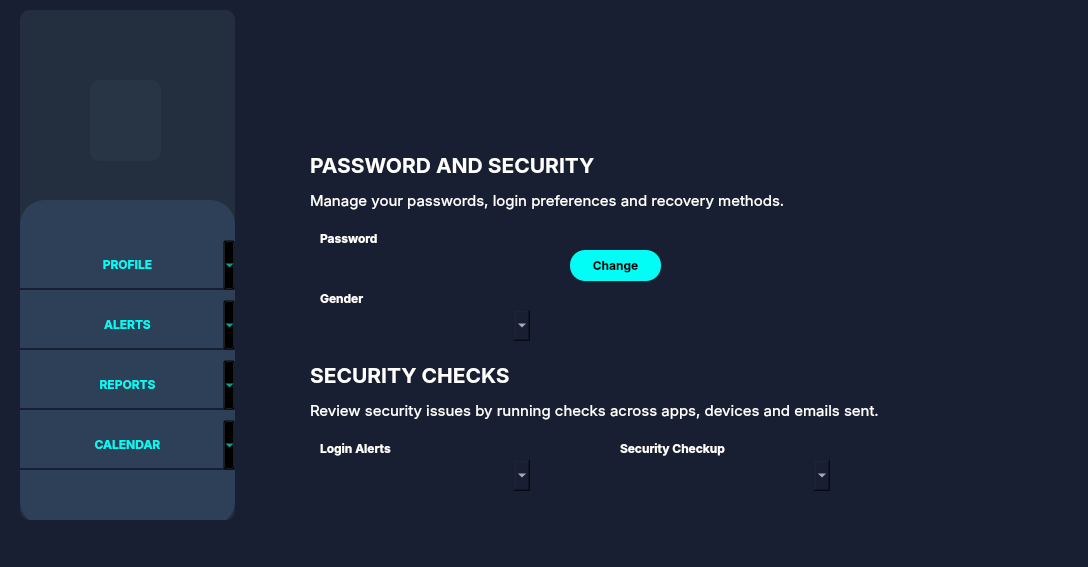
<?xml version="1.0" encoding="UTF-8"?>
<ui version="4.0">
 <class>passwordSec</class>
 <widget class="QMainWindow" name="passwordSec">
  <property name="geometry">
   <rect>
    <x>0</x>
    <y>0</y>
    <width>1088</width>
    <height>567</height>
   </rect>
  </property>
  <property name="windowTitle">
   <string>passwordSec</string>
  </property>
  <property name="styleSheet">
   <string notr="true">background-color: #191F32;</string>
  </property>
  <widget class="QWidget" name="centralwidget">
   <widget class="QLabel" name="label_5">
    <property name="geometry">
     <rect>
      <x>310</x>
      <y>0</y>
      <width>111</width>
      <height>121</height>
     </rect>
    </property>
    <property name="styleSheet">
     <string notr="true">background-color: transparent;</string>
    </property>
    <property name="text">
     <string/>
    </property>
   </widget>
   <widget class="QLabel" name="label_7">
    <property name="geometry">
     <rect>
      <x>310</x>
      <y>190</y>
      <width>631</width>
      <height>21</height>
     </rect>
    </property>
    <property name="font">
     <font>
      <family>Inter</family>
      <pointsize>11</pointsize>
     </font>
    </property>
    <property name="styleSheet">
     <string notr="true">background-color: transparent; color: white;</string>
    </property>
    <property name="text">
     <string>Manage your passwords, login preferences and recovery methods.</string>
    </property>
   </widget>
   <widget class="QLabel" name="label_3">
    <property name="geometry">
     <rect>
      <x>260</x>
      <y>10</y>
      <width>781</width>
      <height>511</height>
     </rect>
    </property>
    <property name="text">
     <string/>
    </property>
    <property name="pixmap">
     <pixmap>../../../../Downloads/bg.png</pixmap>
    </property>
   </widget>
   <widget class="QLabel" name="label_6">
    <property name="geometry">
     <rect>
      <x>310</x>
      <y>150</y>
      <width>301</width>
      <height>31</height>
     </rect>
    </property>
    <property name="font">
     <font>
      <family>Inter</family>
      <pointsize>16</pointsize>
      <bold>true</bold>
     </font>
    </property>
    <property name="styleSheet">
     <string notr="true">background-color: transparent;
color: white;</string>
    </property>
    <property name="text">
     <string>PASSWORD AND SECURITY</string>
    </property>
   </widget>
   <widget class="QFrame" name="frame">
    <property name="geometry">
     <rect>
      <x>20</x>
      <y>10</y>
      <width>215</width>
      <height>510</height>
     </rect>
    </property>
    <property name="styleSheet">
     <string notr="true">QFrame {
    background-color: rgba(44, 60, 75, 0.5);
    border-radius: 10px;
}</string>
    </property>
    <property name="frameShape">
     <enum>QFrame::StyledPanel</enum>
    </property>
    <property name="frameShadow">
     <enum>QFrame::Raised</enum>
    </property>
    <widget class="QWidget" name="widget" native="true">
     <property name="geometry">
      <rect>
       <x>0</x>
       <y>190</y>
       <width>215</width>
       <height>326</height>
      </rect>
     </property>
     <property name="styleSheet">
      <string notr="true">QWidget {
    background-color: rgba(57, 83, 113, 0.5);
    border-radius: 25px;
}</string>
     </property>
     <widget class="QToolButton" name="toolButton">
      <property name="geometry">
       <rect>
        <x>0</x>
        <y>40</y>
        <width>215</width>
        <height>50</height>
       </rect>
      </property>
      <property name="font">
       <font>
        <family>Inter</family>
        <pointsize>9</pointsize>
        <bold>true</bold>
       </font>
      </property>
      <property name="styleSheet">
       <string notr="true">QToolButton {
	background-color: transparent;
    color: #01FDF5;
	border-bottom: 2px solid #191F32;
	border-radius: 0px;
	padding: 5px;
}</string>
      </property>
      <property name="text">
       <string>PROFILE</string>
      </property>
      <property name="icon">
       <iconset>
        <normaloff>../../../../Downloads/profileIcon.png</normaloff>../../../../Downloads/profileIcon.png</iconset>
      </property>
      <property name="iconSize">
       <size>
        <width>24</width>
        <height>24</height>
       </size>
      </property>
      <property name="popupMode">
       <enum>QToolButton::MenuButtonPopup</enum>
      </property>
      <property name="toolButtonStyle">
       <enum>Qt::ToolButtonTextBesideIcon</enum>
      </property>
     </widget>
     <widget class="QToolButton" name="toolButton_2">
      <property name="geometry">
       <rect>
        <x>0</x>
        <y>100</y>
        <width>215</width>
        <height>50</height>
       </rect>
      </property>
      <property name="font">
       <font>
        <family>Inter</family>
        <pointsize>9</pointsize>
        <bold>true</bold>
       </font>
      </property>
      <property name="styleSheet">
       <string notr="true">QToolButton {
	background-color: transparent;
    color: #01FDF5;
	border-bottom: 2px solid #191F32;
	border-radius: 0px;
	padding: 5px;
}</string>
      </property>
      <property name="text">
       <string>ALERTS</string>
      </property>
      <property name="icon">
       <iconset>
        <normaloff>../../../../Downloads/alertIcon.png</normaloff>../../../../Downloads/alertIcon.png</iconset>
      </property>
      <property name="iconSize">
       <size>
        <width>24</width>
        <height>24</height>
       </size>
      </property>
      <property name="popupMode">
       <enum>QToolButton::MenuButtonPopup</enum>
      </property>
      <property name="toolButtonStyle">
       <enum>Qt::ToolButtonTextBesideIcon</enum>
      </property>
     </widget>
     <widget class="QToolButton" name="toolButton_3">
      <property name="geometry">
       <rect>
        <x>0</x>
        <y>160</y>
        <width>215</width>
        <height>50</height>
       </rect>
      </property>
      <property name="font">
       <font>
        <family>Inter</family>
        <pointsize>9</pointsize>
        <bold>true</bold>
       </font>
      </property>
      <property name="styleSheet">
       <string notr="true">QToolButton {
	background-color: transparent;
    color: #01FDF5;
	border-bottom: 2px solid #191F32;
	border-radius: 0px;
	padding: 5px;
}</string>
      </property>
      <property name="text">
       <string>REPORTS</string>
      </property>
      <property name="icon">
       <iconset>
        <normaloff>../../../../Downloads/folderIcon.png</normaloff>../../../../Downloads/folderIcon.png</iconset>
      </property>
      <property name="iconSize">
       <size>
        <width>24</width>
        <height>24</height>
       </size>
      </property>
      <property name="popupMode">
       <enum>QToolButton::MenuButtonPopup</enum>
      </property>
      <property name="toolButtonStyle">
       <enum>Qt::ToolButtonTextBesideIcon</enum>
      </property>
     </widget>
     <widget class="QToolButton" name="toolButton_4">
      <property name="geometry">
       <rect>
        <x>0</x>
        <y>220</y>
        <width>215</width>
        <height>50</height>
       </rect>
      </property>
      <property name="font">
       <font>
        <family>Inter</family>
        <pointsize>9</pointsize>
        <bold>true</bold>
       </font>
      </property>
      <property name="styleSheet">
       <string notr="true">QToolButton {
	background-color: transparent;
    color: #01FDF5;
	border-bottom: 2px solid #191F32;
	border-radius: 0px;
	padding: 5px;
}</string>
      </property>
      <property name="text">
       <string>CALENDAR</string>
      </property>
      <property name="icon">
       <iconset>
        <normaloff>../../../../Downloads/calendarIcon.png</normaloff>../../../../Downloads/calendarIcon.png</iconset>
      </property>
      <property name="iconSize">
       <size>
        <width>24</width>
        <height>24</height>
       </size>
      </property>
      <property name="popupMode">
       <enum>QToolButton::MenuButtonPopup</enum>
      </property>
      <property name="toolButtonStyle">
       <enum>Qt::ToolButtonTextBesideIcon</enum>
      </property>
     </widget>
    </widget>
    <widget class="QLabel" name="label">
     <property name="geometry">
      <rect>
       <x>-20</x>
       <y>0</y>
       <width>231</width>
       <height>51</height>
      </rect>
     </property>
     <property name="styleSheet">
      <string notr="true">background-color: transparent;</string>
     </property>
     <property name="text">
      <string/>
     </property>
     <property name="pixmap">
      <pixmap>../../../../Downloads/wardenfort.png</pixmap>
     </property>
    </widget>
    <widget class="QLabel" name="label_2">
     <property name="geometry">
      <rect>
       <x>55</x>
       <y>60</y>
       <width>111</width>
       <height>121</height>
      </rect>
     </property>
     <property name="styleSheet">
      <string notr="true">background-color: transparent;</string>
     </property>
     <property name="text">
      <string/>
     </property>
     <property name="pixmap">
      <pixmap>../../../../Downloads/circle.png</pixmap>
     </property>
    </widget>
    <widget class="QLabel" name="label_14">
     <property name="geometry">
      <rect>
       <x>70</x>
       <y>70</y>
       <width>71</width>
       <height>81</height>
      </rect>
     </property>
     <property name="text">
      <string/>
     </property>
    </widget>
   </widget>
   <widget class="QLabel" name="label_8">
    <property name="geometry">
     <rect>
      <x>300</x>
      <y>0</y>
      <width>141</width>
      <height>131</height>
     </rect>
    </property>
    <property name="styleSheet">
     <string notr="true">background-color: transparent;</string>
    </property>
    <property name="text">
     <string/>
    </property>
    <property name="pixmap">
     <pixmap>../../../../Downloads/Ellipse.png</pixmap>
    </property>
   </widget>
   <widget class="QPushButton" name="pushButton">
    <property name="geometry">
     <rect>
      <x>400</x>
      <y>90</y>
      <width>31</width>
      <height>24</height>
     </rect>
    </property>
    <property name="text">
     <string/>
    </property>
    <property name="icon">
     <iconset>
      <normaloff>../../../../Downloads/profileButton.png</normaloff>../../../../Downloads/profileButton.png</iconset>
    </property>
    <property name="iconSize">
     <size>
      <width>25</width>
      <height>24</height>
     </size>
    </property>
    <property name="flat">
     <bool>true</bool>
    </property>
   </widget>
   <widget class="QLabel" name="label_9">
    <property name="geometry">
     <rect>
      <x>320</x>
      <y>230</y>
      <width>71</width>
      <height>16</height>
     </rect>
    </property>
    <property name="font">
     <font>
      <family>Inter</family>
      <bold>true</bold>
     </font>
    </property>
    <property name="styleSheet">
     <string notr="true">background-color: transparent; color: white;</string>
    </property>
    <property name="text">
     <string>Password</string>
    </property>
   </widget>
   <widget class="QLineEdit" name="lineEdit">
    <property name="geometry">
     <rect>
      <x>310</x>
      <y>250</y>
      <width>220</width>
      <height>31</height>
     </rect>
    </property>
    <property name="styleSheet">
     <string notr="true">color: white;
padding: 10px;
border-radius: 15px;</string>
    </property>
   </widget>
   <widget class="QPushButton" name="pushButton_2">
    <property name="geometry">
     <rect>
      <x>570</x>
      <y>250</y>
      <width>91</width>
      <height>31</height>
     </rect>
    </property>
    <property name="font">
     <font>
      <family>Inter</family>
      <bold>true</bold>
     </font>
    </property>
    <property name="styleSheet">
     <string notr="true">background-color: #01FDF5;
color: black;
border-radius: 15px;</string>
    </property>
    <property name="text">
     <string>Change</string>
    </property>
   </widget>
   <widget class="QLabel" name="label_10">
    <property name="geometry">
     <rect>
      <x>320</x>
      <y>290</y>
      <width>71</width>
      <height>16</height>
     </rect>
    </property>
    <property name="font">
     <font>
      <family>Inter</family>
      <bold>true</bold>
     </font>
    </property>
    <property name="styleSheet">
     <string notr="true">background-color: transparent; color: white;</string>
    </property>
    <property name="text">
     <string>Gender</string>
    </property>
   </widget>
   <widget class="QComboBox" name="comboBox">
    <property name="geometry">
     <rect>
      <x>310</x>
      <y>310</y>
      <width>220</width>
      <height>31</height>
     </rect>
    </property>
    <property name="styleSheet">
     <string notr="true">color: white;
padding: 10px;
border-radius: 15px;</string>
    </property>
   </widget>
   <widget class="QLabel" name="label_11">
    <property name="geometry">
     <rect>
      <x>310</x>
      <y>400</y>
      <width>631</width>
      <height>21</height>
     </rect>
    </property>
    <property name="font">
     <font>
      <family>Inter</family>
      <pointsize>11</pointsize>
     </font>
    </property>
    <property name="styleSheet">
     <string notr="true">background-color: transparent; color: white;</string>
    </property>
    <property name="text">
     <string>Review security issues by running checks across apps, devices and emails sent.</string>
    </property>
   </widget>
   <widget class="QLabel" name="label_12">
    <property name="geometry">
     <rect>
      <x>310</x>
      <y>360</y>
      <width>301</width>
      <height>31</height>
     </rect>
    </property>
    <property name="font">
     <font>
      <family>Inter</family>
      <pointsize>16</pointsize>
      <bold>true</bold>
     </font>
    </property>
    <property name="styleSheet">
     <string notr="true">background-color: transparent;
color: white;</string>
    </property>
    <property name="text">
     <string>SECURITY CHECKS</string>
    </property>
   </widget>
   <widget class="QLabel" name="label_13">
    <property name="geometry">
     <rect>
      <x>320</x>
      <y>440</y>
      <width>71</width>
      <height>16</height>
     </rect>
    </property>
    <property name="font">
     <font>
      <family>Inter</family>
      <bold>true</bold>
     </font>
    </property>
    <property name="styleSheet">
     <string notr="true">background-color: transparent; color: white;</string>
    </property>
    <property name="text">
     <string>Login Alerts</string>
    </property>
   </widget>
   <widget class="QComboBox" name="comboBox_2">
    <property name="geometry">
     <rect>
      <x>310</x>
      <y>460</y>
      <width>220</width>
      <height>31</height>
     </rect>
    </property>
    <property name="styleSheet">
     <string notr="true">color: white;
padding: 10px;
border-radius: 15px;</string>
    </property>
   </widget>
   <widget class="QLabel" name="label_15">
    <property name="geometry">
     <rect>
      <x>620</x>
      <y>440</y>
      <width>121</width>
      <height>16</height>
     </rect>
    </property>
    <property name="font">
     <font>
      <family>Inter</family>
      <bold>true</bold>
     </font>
    </property>
    <property name="styleSheet">
     <string notr="true">background-color: transparent; color: white;</string>
    </property>
    <property name="text">
     <string>Security Checkup</string>
    </property>
   </widget>
   <widget class="QComboBox" name="comboBox_3">
    <property name="geometry">
     <rect>
      <x>610</x>
      <y>460</y>
      <width>220</width>
      <height>31</height>
     </rect>
    </property>
    <property name="styleSheet">
     <string notr="true">color: white;
padding: 10px;
border-radius: 15px;</string>
    </property>
   </widget>
   <zorder>label_3</zorder>
   <zorder>label_5</zorder>
   <zorder>label_7</zorder>
   <zorder>label_6</zorder>
   <zorder>frame</zorder>
   <zorder>label_8</zorder>
   <zorder>pushButton</zorder>
   <zorder>label_9</zorder>
   <zorder>lineEdit</zorder>
   <zorder>pushButton_2</zorder>
   <zorder>label_10</zorder>
   <zorder>comboBox</zorder>
   <zorder>label_11</zorder>
   <zorder>label_12</zorder>
   <zorder>label_13</zorder>
   <zorder>comboBox_2</zorder>
   <zorder>label_15</zorder>
   <zorder>comboBox_3</zorder>
  </widget>
  <widget class="QMenuBar" name="menubar">
   <property name="geometry">
    <rect>
     <x>0</x>
     <y>0</y>
     <width>1088</width>
     <height>21</height>
    </rect>
   </property>
  </widget>
  <widget class="QStatusBar" name="statusbar"/>
 </widget>
 <resources/>
 <connections/>
</ui>
